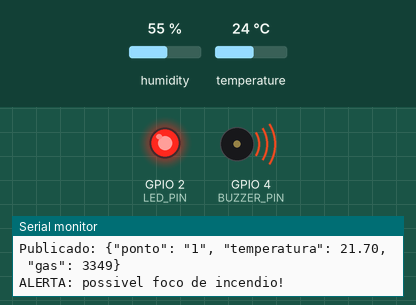
Recording of a sketch running on a simulated ESP32. Parts: output pins drawn as LEDs (lit = HIGH), buzzer (waves = sounding), the last lines printed to the serial monitor. Inputs (shaded band) come from the test bench; at power-on: humidity 55 %, temperature 24 °C. WiFi joins after 1.5 s; servers stay silent unless stated; random numbers use the default seed unless the sketch sets one; no MQTT or app messages arrive unless stated.

Above: at 1.6 s.
At 91.7 s:
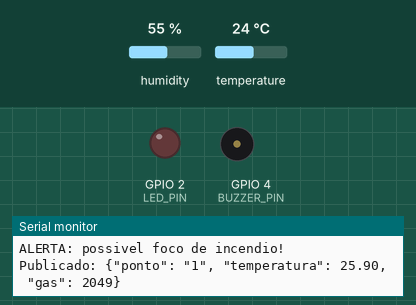
Timing chart, 0 to 128.2 s (numbered marks = the images above):
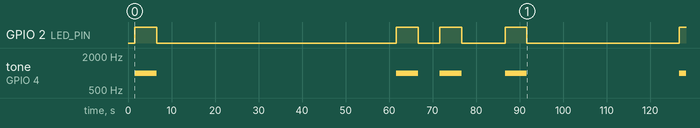

The sketch:

wifi-scan.ino
```cpp
// ===== INCLUDES =====
#include <WiFi.h>
#include <PubSubClient.h>
#include <DHT.h>

// ===== SENSOR DE TEMPERATURA =====
#define DHTPIN 15
#define DHTTYPE DHT22
DHT dht(DHTPIN, DHTTYPE);

// ===== ATUADORES =====
#define LED_PIN 2
#define BUZZER_PIN 4   // novo atuador sonoro

// ===== REDE =====
const char* ssid = "Wokwi-GUEST";
const char* password = "";

// ===== BROKER MQTT =====
const char* mqtt_server = "broker.hivemq.com";
const int mqtt_port = 1883;

// ===== TÓPICOS =====
const char* topico_temperatura = "parquecoco/ponto1/temperatura";
const char* topico_alerta = "parquecoco/ponto1/alerta";

WiFiClient espClient;
PubSubClient client(espClient);

void setup() {
  Serial.begin(115200);
  dht.begin();

  pinMode(LED_PIN, OUTPUT);
  pinMode(BUZZER_PIN, OUTPUT);
  digitalWrite(LED_PIN, LOW);
  digitalWrite(BUZZER_PIN, LOW);

  Serial.print("Conectando ao WiFi");
  WiFi.begin(ssid, password);
  while (WiFi.status() != WL_CONNECTED) {
    delay(500);
    Serial.print(".");
  }
  Serial.println("\nWiFi conectado!");

  client.setServer(mqtt_server, mqtt_port);
}

void reconnect() {
  while (!client.connected()) {
    Serial.println("Conectando ao broker MQTT...");
    if (client.connect("ESP32ParqueCoco")) {
      Serial.println("Conectado ao broker MQTT!");
    } else {
      delay(2000);
    }
  }
}

void loop() {
  if (!client.connected()) {
    reconnect();
  }
  client.loop();

  // Leitura base do DHT22 + variação dinâmica simulada
  float base = dht.readTemperature();
  if (isnan(base)) {
    Serial.println("Falha ao ler o sensor DHT22!");
    delay(2000);
    return;
  }
  float temperatura = base + random(-30, 180) / 10.0;

  // Gás simulado
  int gas = random(100, 3500);

  String payload = "{\"ponto\": \"1\", \"temperatura\": " + String(temperatura) +
                    ", \"gas\": " + String(gas) + "}";

  client.publish(topico_temperatura, payload.c_str());
  Serial.println("Publicado: " + payload);

  // Condição de risco: aciona LED + buzzer + publica alerta
  if (temperatura > 40 || gas > 3000) {
    client.publish(topico_alerta, "Possivel foco de incendio - verificar ponto 1");
    digitalWrite(LED_PIN, HIGH);
    tone(BUZZER_PIN, 1000);   // emite som de 1000 Hz
    Serial.println("ALERTA: possivel foco de incendio!");
  } else {
    digitalWrite(LED_PIN, LOW);
    noTone(BUZZER_PIN);       // desliga o som
  }

  delay(5000);
}
```

Measured:
- by itself, GPIO 2 (LED_PIN): LOW → HIGH at 1.6 s, → LOW 5.0 s later, → HIGH 55.1 s later, → LOW 5.0 s later, … (9 changes in this stretch)
- by itself, tone on GPIO 4 (BUZZER_PIN): plays 1000 Hz for 5.0 s, 1000 Hz for 5.0 s, 1000 Hz for 5.0 s, 1000 Hz for 5.0 s, 1000 Hz for 3.3 s
